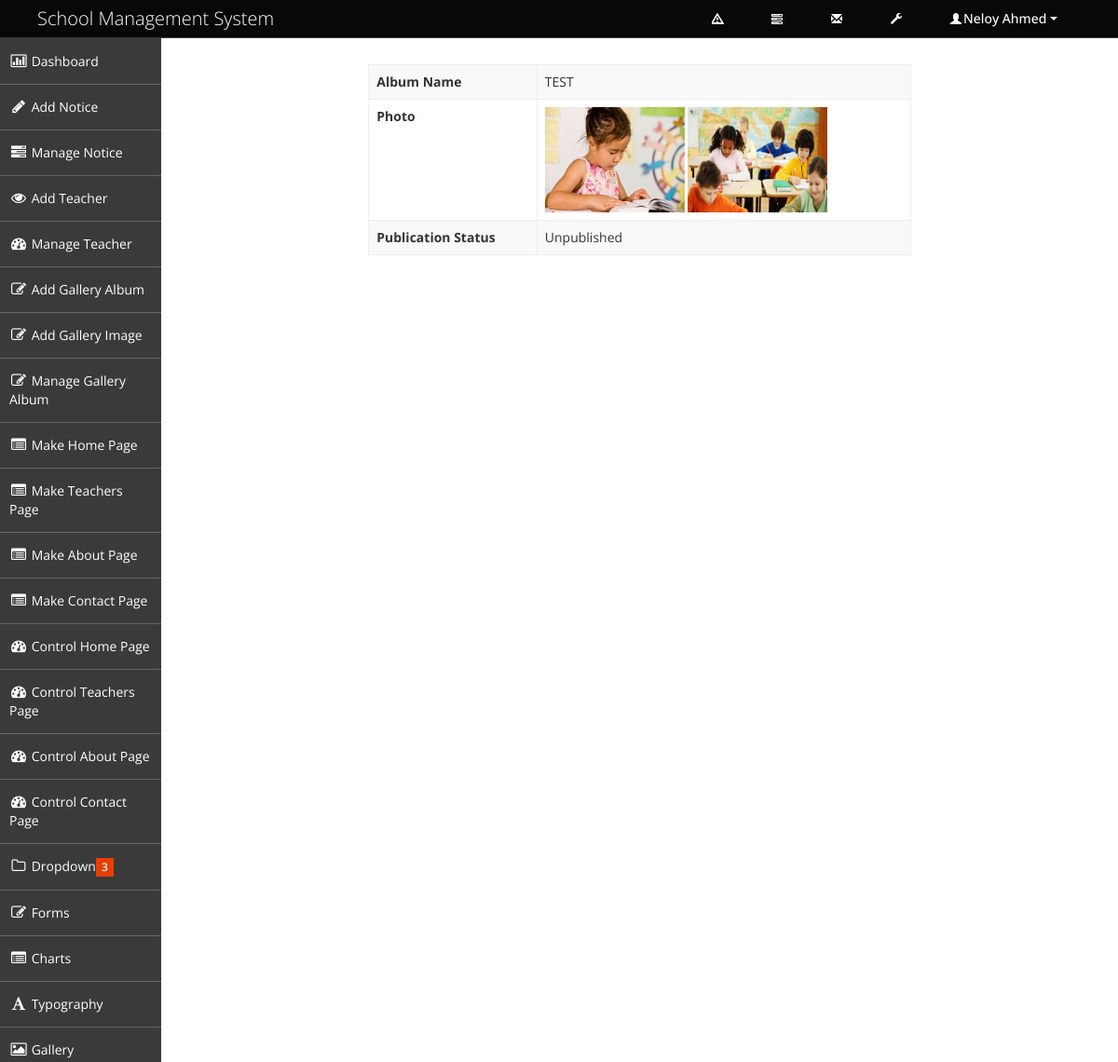
/Neloy/view_album.php?album_id=6 (signed in), run on the app's committed database.
### tables this page shows
CREATE TABLE IF NOT EXISTS `tbl_gallery_album` (
  `album_id` int(11) NOT NULL AUTO_INCREMENT,
  `album_title` varchar(40) NOT NULL,
  `publication_status` tinyint(1) NOT NULL,
  `deletion_status` tinyint(1) NOT NULL DEFAULT '0',
  PRIMARY KEY (`album_id`)
);

CREATE TABLE IF NOT EXISTS `tbl_gallery` (
  `image_id` int(11) NOT NULL AUTO_INCREMENT,
  `gallery_image` longblob NOT NULL,
  `album_id` int(11) NOT NULL,
  `publication_status` tinyint(1) NOT NULL,
  `deletion_status` tinyint(1) NOT NULL DEFAULT '0',
  PRIMARY KEY (`image_id`),
  KEY `album_id` (`album_id`)
);

### Neloy/view_album.php (called while the page is built, shortened)
<?php
include './admin_master.php';

### classes/db_connect.php (called while the page is built, shortened)
<?php
class Db_Connect {
    public function __construct() {
        $db_name = 'seip_term_project_sch_mng_102543';
    }
}

### classes/super_admin.php (called while the page is built, shortened)
<?php
require 'db_connect.php';
class Super_Admin {
    public function select_album_by_id($album_id){
        $sql = "SELECT tbl_gallery . * ,"
                . "tbl_gallery_album . * "
                . "FROM tbl_gallery  LEFT JOIN  tbl_gallery_album ON tbl_gallery. album_id = tbl_gallery_album.album_id "
                . "WHERE tbl_gallery_album.album_id= '$album_id' ";
        if(mysql_query($sql)){
            $resource = mysql_query($sql);
            return $resource;
        }else{
            die('sql error ---------->').mysql_error();
        }
    }
}

### Neloy/view_album_content.php (the view, shortened to what this page needs)
<?php
$result = $sup_obj->select_album_by_id($_GET['album_id']);
?>
<table class="table table-bordered table-striped table-hover" style="width: 60%;" align='center'>
    <tr>
        <th>Album Name</th>
        <td><?php
        $data = mysql_fetch_assoc($result);
        echo $data['album_title']; ?></td>
    </tr>
    <tr>
        <th>Photo</th>
        <td>
            <?php @mysql_data_seek($result, 0);
                        while($data = mysql_fetch_assoc($result)) {
            ?>
            <img src="../php_upload/gallery/<?php echo $data['gallery_image']?>" height="200" width="150">
            <?php } ?>
        </td>
    </tr>
    <tr>
        <th>Publication Status</th>
        <td><?php
        $data = mysql_fetch_assoc($result);
            if ($data['publication_status'] == 1) {
                echo "Published";
            } else {
                echo "Unpublished";
            }
            ?>
        </td>
    </tr>
</table>

### Neloy/css/style.css (style rules this page uses)
body { background: #F5F5F5; color: #333; border: none; font-family: 'Open Sans', sans-serif; font-weight: 400; }
.table th, .table td { border-top: 1px solid #eee; }
.table-bordered { border-color: #eee; -webkit-border-radius: 0px !important; -moz-border-radius: 0px !important; border-radius: 0px !important; }
.table-bordered th, .table-bordered td { border-left: 1px solid #eee; }
.table-bordered thead:first-child tr:first-child > th:first-child, .table-bordered tbody:first-child tr:first-child > td:first-child, .table-bordered tbody:first-child tr:first-child > th:first-child { -webkit-border-radius: 0px !important; -moz-border-radius: 0px !important; border-radius: 0px !important; }
.table-bordered thead:first-child tr:first-child > th:last-child, .table-bordered tbody:first-child tr:first-child > td:last-child, .table-bordered tbody:first-child tr:first-child > th:last-child { -webkit-border-radius: 0px !important; -moz-border-radius: 0px !important; border-radius: 0px !important; }
.table-bordered thead:last-child tr:last-child > th:first-child, .table-bordered tbody:last-child tr:last-child > td:first-child, .table-bordered tbody:last-child tr:last-child > th:first-child, .table-bordered tfoot:last-child tr:last-child > td:first-child, .table-bordered tfoot:last-child tr:last-child > th:first-child { -webkit-border-radius: 0px !important; -moz-border-radius: 0px !important; border-radius: 0px !important; }
.table-bordered thead:last-child tr:last-child > th:last-child, .table-bordered tbody:last-child tr:last-child > td:last-child, .table-bordered tbody:last-child tr:last-child > th:last-child, .table-bordered tfoot:last-child tr:last-child > td:last-child, .table-bordered tfoot:last-child tr:last-child > th:last-child { -webkit-border-radius: 0px !important; -moz-border-radius: 0px !important; border-radius: 0px !important; }

### Neloy/css/halflings.css (style rules this page uses)
html, html .halflings { -webkit-font-smoothing: antialiased !important; }

### data on the page
tbl_gallery_album: album_title "TEST"
tbl_gallery: gallery_image (picture)
tbl_gallery: gallery_image (picture)

### other printed values
$_SESSION['admin_name'] "Neloy Ahmed"
